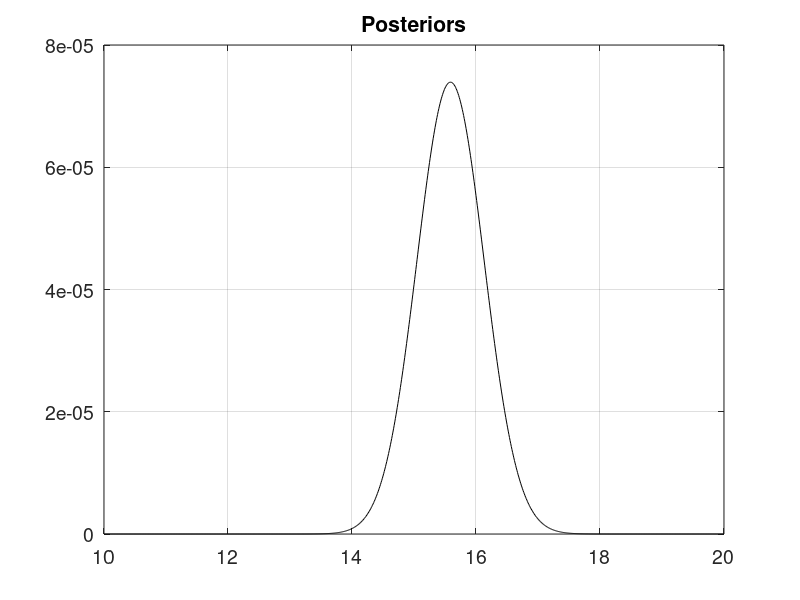

This chart was generated by the following MATLAB code: (Note: this script raises an error after producing the figure.)
clear all; clc; close all;

%% (I) Forward map and its discretization
%
r = 0.25;
x0 = 0.1;

% Time of observation and their corresponding indices 
t_obs = 1:3;

% RHS of ODE
f_k = @(t,x,k) r * x * (k - x); 

% Forward map: Euler discretization of ODE and observation map
Gh = @(k,h) Euler(h, x0, 3, @(t,x) f_k(t,x,k), t_obs);

% True forward map without discretization
G = @(k) k ./ (1 + exp(-r*k* t_obs) * (k/x0-1));

%% Data and true posterior
% Discretizing parameter domain
hk = 0.01;
ks = 10:hk:20;

% Observational data
y = [3, 14, 17];

% Noise variance
sigma2 = 1;

% True Potential
Pot = @(k) norm(y - G(k)).^2/2/sigma2;

% Prior density
pi0_fun = @(k) 1/10;

% Computing posterior density at grid points ks
piy = zeros(length(ks),1);
tic;
for i = 1:length(ks),
    piy(i) = exp(- Pot(ks(i))) * pi0_fun(ks(i));
end
toc;

% Computing normalizing constant via trapezoidal rule
% quadrature weights
w = [0.5, ones(1, length(ks)-2), 0.5] / hk;
Z = w * piy;
piy = piy/Z;

figure(1);
plot(ks, piy,'-k'); 
title('Posteriors')
hold on;
grid on;
names{1} = 'true'
set(gca,'Fontsize',14)

%% Approximation of posterior
hs = [0.5, 0.25, 0.1, 0.05, 0.025, 0.01, 0.005, 0.0025, 0.001];

% Approximative Potential
Poth = @(k,h) norm(y - Gh(k,h)).^2/2/sigma2;

dHell = zeros(1, length(hs));

for j = 1:length(hs),
    piyh = zeros(length(ks),1);
    tic;
    for i = 1:length(ks),
        piyh(i) = exp(- Poth(ks(i), hs(j))) * pi0_fun(ks(i));
    end
    Z = w * piyh;
    piyh = piyh/Z;
    
    % Plotting
    if mod(j,2) == 1,
        figure(1);
        plot(ks, piyh,'--'); 
    end

    dHell(j) = sqrt( w * ( sqrt(piy) - sqrt(piyh)).^2 );
end

% Adding legend to figure(1)
names{2} = sprintf('h = %.3f', hs(1));
names{3} = sprintf('h = %.3f', hs(3));
names{4} = sprintf('h = %.3f', hs(5));
names{5} = sprintf('h = %.3f', hs(7));
names{6} = sprintf('h = %.3f', hs(9));
figure(1)
legend(names)
set(gca,'fontsize',14)

% Plotting decay in Hellinger distance
figure();
loglog(hs, dHell,'-ob')
title('Error in Hellinger distance')
xlabel('h')
ylabel('Helinger distance')
grid on
set(gca,'Fontsize',14)

return
%% (I.1)  Illustrations for numerical approximation
k_fun = @(t) 15 * exp(1/8 * sqrt(2) * (1.5*sin(pi*t) + 0.5*sin(2*pi*t)) );
k = k_fun(ts);
N = F(k);
y = ObsOp(k);

figure();
plot(ts, k,'-k','LineWidth',2);
grid on;
xlabel('t')
ylabel('k(t)')
ylim([0,22])
set(gca,'fontsize',14)

figure();
plot(ts, N,'-r','LineWidth',2);
grid on;
xlabel('t')
ylabel('N(t)')
ylim([0,22])
set(gca,'fontsize',14)

figure();
plot(t_obs, y, 'ob','LineWidth',2);
grid on;
xlabel('t')
ylim([0,22])
set(gca,'fontsize',14)

figure();
plot(ts(1:50:end), N(1:50:end), 'o--r','LineWidth',2,'MarkerFaceColor','r');
grid on;
xlabel('t')
ylabel('N(t)')
ylim([0,22])
set(gca,'fontsize',14)



%% (II) Bayesian inverse problem
%

%% (II.1) Ground truth and data
k_true = 15 * exp(1/8 * sqrt(2)*sin(2*pi*ts));

N_true = F(k_true);
y_true = ObsOp(k_true);

sigma = 0.25;
y_obs = y_true + sigma * randn(length(y_true),1);

%% Plotting

% Function k
figure();
plot(ts, k_true,'-k','LineWidth',2);
grid on;
xlabel('t')
ylim([0,20])
legend('Kapazitaet k^*','Location','SouthEast');
set(gca,'fontsize',14)

% Function k and solution N 
figure();
plot(ts, k_true,'-k','LineWidth',2);
hold on;
plot(ts, N_true,'-r','LineWidth',2);
grid on;
xlabel('t')
ylim([0,20])
legend('Kapazitaet k^*','Population N^*','Location','SouthEast');
set(gca,'fontsize',14)

% Function k, solution N  and observations
figure();
plot(ts, k_true,'-k','LineWidth',2);
hold on;
plot(ts, N_true,'-r','LineWidth',2);
plot(t_obs, y_true,'ob','LineWidth',2);
grid on;
xlabel('t')
ylim([0,20])
legend('Kapazitaet k^*','Population N^*','Beobachtungen y^*','Location','SouthEast');
set(gca,'fontsize',14)

% Function k, solution N and noisy observations
figure();
plot(ts, k_true,'-k','LineWidth',2);
hold on;
plot(ts, N_true,'-r','LineWidth',2);
plot(t_obs, y_obs,'ob','LineWidth',2);
grid on;
xlabel('t')
ylim([0,20])
legend('Kapazitaet k^*','Population N^*','Beobachtungen y','Location','SouthEast');
set(gca,'fontsize',14)

% Function k and noisy observations
figure();
plot(ts, k_true,'--','LineWidth',2,'Color',[.75 .75 .75]);
grid on;
xlabel('t')
ylim([0,20])
hold on;
plot(t_obs, y_obs,'ob','LineWidth',2);
set(gca,'fontsize',14)

%% (II.2) Prior

M_KL = 500;

% Decay of KL eigenvalues
p = 5; % p = 2, 3, 4 oder 5
lambda = 1 ./ (pi * (1:M_KL)).^p;

% Normalization for totatl variance
tot_var = 0.01;
lambda = tot_var/sum(lambda) * lambda;

% KL eigenfunctions
KL = zeros(length(ts),M_KL);
for i = 1:M_KL,
    KL(:,i) = sqrt(2) * sin(i * pi * ts');
end

% Mean such  that lognormal field has specific mean 
mean_KL = -sqrt(2)/2 * ( KL.^2 * lambda');

% Generation of k via KL system
k_KL = @(xi) 15 * exp(mean_KL + KL * xi);

% Prior covariance
C0 = diag(lambda);
L0 = diag(sqrt(lambda));

%% Plotting prior

% 100 realizations and truth
figure();
plot(ts, k_KL(L0 * randn(M_KL,100)),'LineWidth',1); hold on
plot(ts, k_true,'-k','LineWidth',2);
xlabel('t')
ylabel('k(t)')
grid on;
title({'100 Realisierungen des Priors','und wahre Kapazitaet (schwarz)'})
set(gca,'Fontsize',14)

y_limits = get(gca,'ylim');

% 5 realizations and truth
figure();
plot(ts, k_KL(L0 * randn(M_KL,5)),'LineWidth',2); hold on
plot(ts, k_true,'-k','LineWidth',2);
xlabel('t')
ylabel('k(t)')
grid on;
title({'5 Realisierungen des Priors','und wahre Kapazitaet (schwarz)'})
set(gca,'Fontsize',14)
ylim(y_limits)

% Quantile-Plot
Ks = k_KL(L0 * randn(M_KL,1e5));
quant_005 = quantile(Ks,0.05,2);
quant_095 = quantile(Ks,0.95,2);
mean_Ks = mean(Ks,2);
clear Ks;
figure();
plot(ts, mean_Ks,'-b','LineWidth',2); hold on
plot(ts, quant_005,'--r','LineWidth',2);
plot(ts, quant_095,'--r','LineWidth',2);
plot(ts, k_true,'-k','LineWidth',2);
xlabel('t')
ylabel('k(t)')
grid on;
legend('Mittelwert','5%-Quantil','95%-Quantil','wahre Kapazitaet','Location','NorthEast')
title({'A-priori Mittelwert und Quantile','und wahre Kapazitaet (schwarz)'})
set(gca,'Fontsize',14)

%% (II.3) MCMC - pCN

% Potential operator
PotOp = @(xi) norm(y_obs - ObsOp(k_KL(xi)))^2 / sigma^2;

M_pCN = 1e5; %lenght of chain
Xis = zeros(M_KL, M_pCN); % states of chain

% Stepsize
s = 0.15;

% Pre-tuned values:
% s = 0.15; % p = 2;
% s = 0.15; % p = 3;
% s = 0.15; % p = 4;
% s = 0.15; % p = 5;

%% Burn-in phase
M_burnin = round(0.1 * M_pCN);
xi = zeros(M_KL,1);
xi_pot = PotOp(xi);
A = 0;
tic;
for i = 1:M_burnin,
    eta = sqrt(1-s^2) * xi + s * L0 * randn(M_KL,1);
    eta_pot = PotOp(eta);
    
    a = min(1, exp(xi_pot - eta_pot));
    A = A + a;
    
    if rand(1) <= a,
        xi = eta;
        xi_pot = eta_pot;
    end
end
toc;
A/M_burnin

%% Real run
A = 0;
tic;
for i = 1:M_pCN,
    eta = sqrt(1-s^2) * xi + s * L0 * randn(M_KL,1);
    eta_pot = PotOp(eta);
    
    a = min(1, exp(xi_pot - eta_pot));
    A = A + a;
    
    if rand(1) <= a,
        xi = eta;
        xi_pot = eta_pot;        
    end
    
    Xis(:,i) = xi;
end
toc;
A/M_pCN

%% Plotting posterior

% 100 realizations and truth
figure();
plot(ts, k_KL(Xis(:,1:(M_pCN/100):end) ),'LineWidth',1); hold on
plot(ts, k_true,'-k','LineWidth',2);
xlabel('t')
ylabel('k(t)')
grid on;
title({'100 Realisierungen des Posteriors','und wahre Kapazitaet (schwarz)'})
set(gca,'Fontsize',14)

y_limits = get(gca,'ylim');

% 5 realizations and truth
figure();
plot(ts, k_KL( Xis(:,1:(M_pCN/4):end) ),'LineWidth',2); hold on
plot(ts, k_true,'-k','LineWidth',2);
xlabel('t')
ylabel('k(t)')
grid on;
title({'5 Realisierungen des Posteriors','und wahre Kapazitaet (schwarz)'})
set(gca,'Fontsize',14)
ylim(y_limits)

% Quantile-Plot
Ks = k_KL(Xis);
quant_005 = quantile(Ks,0.05,2);
quant_095 = quantile(Ks,0.95,2);
mean_Ks = mean(Ks,2);
clear Ks;
figure();
plot(ts, mean_Ks,'-b','LineWidth',2); hold on
plot(ts, quant_005,'--r','LineWidth',2);
plot(ts, quant_095,'--r','LineWidth',2);
plot(ts, k_true,'-k','LineWidth',2);
xlabel('t')
ylabel('k(t)')
grid on;
legend('Mittelwert','5%-Quantil','95%-Quantil','wahre Kapazitaet','Location','NorthEast')
title({'A-posteriori Mittelwert und Quantile','und wahre Kapazitaet (schwarz)'})
set(gca,'Fontsize',14)

% Plot Path of Markov chain
figure();
plot(1:2000,Xis(1:3,1:2000),'.-','LineWidth',2);
grid on;
xlabel('Iteration der Markovkette')
legend('\xi_1','\xi_2','\xi_3')
set(gca,'FontSize',14)
title('Pfad der Markovkette')


% Compare prior and posterior for certain xi
for j = [1,2,3,10,100],
    figure();
    histogram(Xis(j,:),'normalization','pdf'); hold on;
    xi_grid = -3*sqrt(lambda(j)):6*sqrt(lambda(j))/1000:3*sqrt(lambda(j));
    plot(xi_grid,normpdf(xi_grid,0,sqrt(lambda(j))),'-r','LineWidth',2)
    xlabel(['\xi_',sprintf('{%i}',j)])
    grid on;
    legend('a-posteriori','a-priori')
    set(gca,'FontSize',14)
end